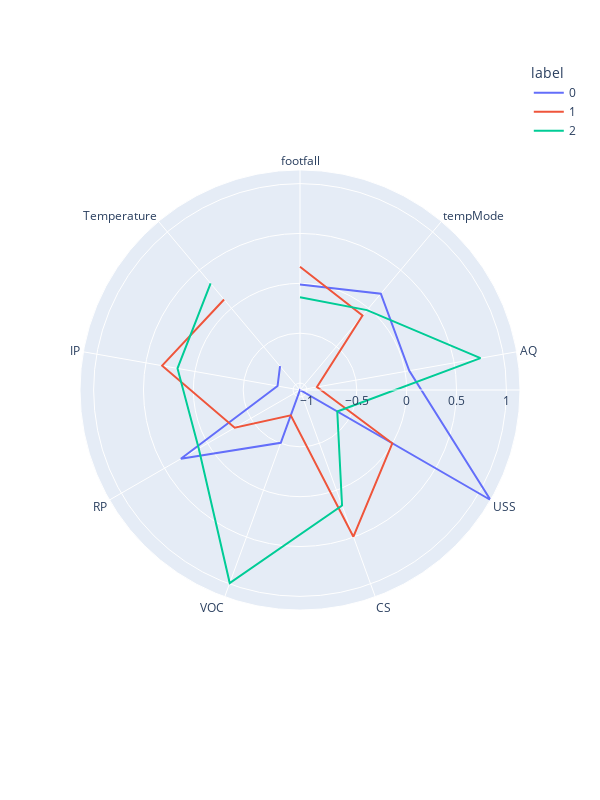

Write notebook code for a chart like this one.
### Markdown cell above
Ahora toca interpretar lo que Kmeans ha realizado. Recordemos que el objetivo de KMeans es encontrar patrones en los datos.

Lo primero que vamos a realizar es un gráfico para visualizar los clústers que ha creado con base en las variables utilizadas para crearlos.

### Code cell
import plotly.express as px

clusters = pd.DataFrame(data_scaled,columns=df.columns)
clusters['label'] = optimal_kmeans.labels_
polar = clusters.groupby("label").mean().reset_index()
polar = pd.melt(polar,id_vars=["label"])
fig4 = px.line_polar(polar, r="value", theta="variable", color="label", line_close=False,height=800,width=600)
fig4.show()

### Figure 1 — Plotly figure (JSON) as saved in the notebook; plotly's stock layout.template omitted (floating-point values rounded to 4 significant figures)
{"data": [{"hovertemplate": "label=0<br>value=%{r}<br>variable=%{theta}<extra></extra>", "legendgroup": "0", "line": {"color": "#636efa", "dash": "solid"}, "marker": {"symbol": "circle"}, "mode": "lines", "name": "0", "r": [-0.01239, 0.1913, 0.04305, 1.137, -1.07, -0.5065, 0.3098, -0.8411, -0.7585], "showlegend": true, "subplot": "polar", "theta": ["footfall", "tempMode", "AQ", "USS", "CS", "VOC", "RP", "IP", "Temperature"], "type": "scatterpolar"}, {"hovertemplate": "label=1<br>value=%{r}<br>variable=%{theta}<extra></extra>", "legendgroup": "1", "line": {"color": "#EF553B", "dash": "solid"}, "marker": {"symbol": "circle"}, "mode": "lines", "name": "1", "r": [0.1668, -0.09443, -0.8973, -0.0008693, 0.4961, -0.7991, -0.3135, 0.3341, 0.1149], "showlegend": true, "subplot": "polar", "theta": ["footfall", "tempMode", "AQ", "USS", "CS", "VOC", "RP", "IP", "Temperature"], "type": "scatterpolar"}, {"hovertemplate": "label=2<br>value=%{r}<br>variable=%{theta}<extra></extra>", "legendgroup": "2", "line": {"color": "#00cc96", "dash": "solid"}, "marker": {"symbol": "circle"}, "mode": "lines", "name": "2", "r": [-0.1404, -0.02412, 0.7685, -0.6382, 0.1631, 0.9907, 0.1028, 0.1777, 0.3249], "showlegend": true, "subplot": "polar", "theta": ["footfall", "tempMode", "AQ", "USS", "CS", "VOC", "RP", "IP", "Temperature"], "type": "scatterpolar"}], "layout": {"height": 800, "legend": {"title": {"text": "label"}, "tracegroupgap": 0}, "margin": {"t": 60}, "polar": {"angularaxis": {"direction": "clockwise", "rotation": 90}, "domain": {"x": [0, 1], "y": [0, 1]}}, "width": 600}}
